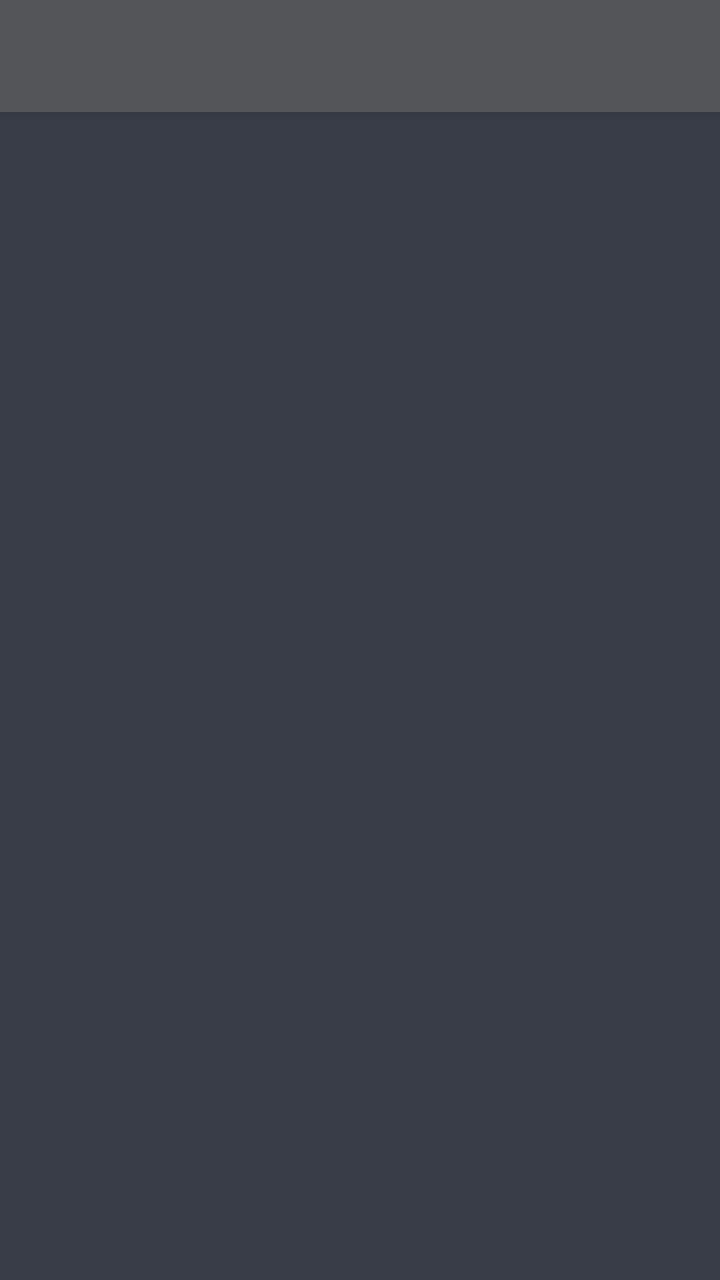
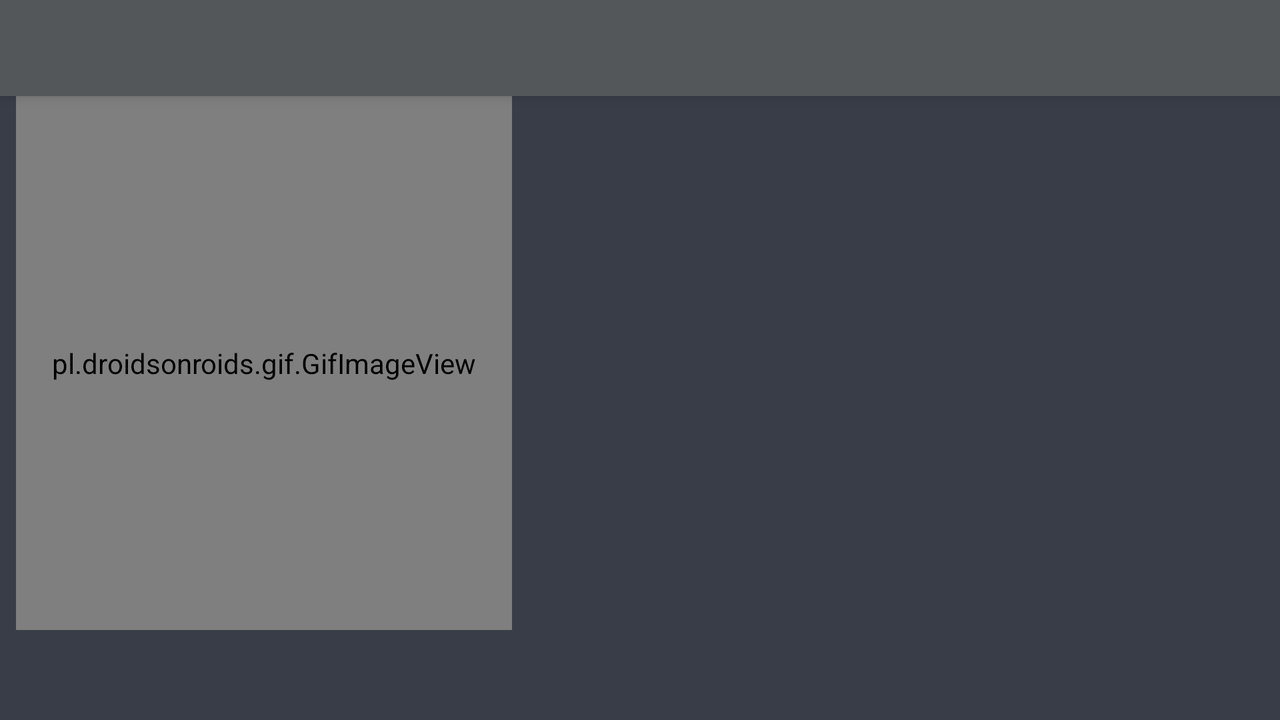

An Android layout and its configuration variant, each rendered on a device that would load it. The default file and the variant file are quoted in full after the pictures.
<!-- AndroidManifest.xml: application theme AppTheme -->
<!-- res/layout/activity_result.xml -->
<?xml version="1.0" encoding="utf-8"?>
<FrameLayout xmlns:android="http://schemas.android.com/apk/res/android"
    android:layout_height="match_parent"
    android:layout_width="match_parent"
    android:background="#393D48"
    android:id="@+id/resultActivityContainer">
    <include
        android:id="@+id/include"
        layout="@layout/toolbar_main"
        />

</FrameLayout>
<!-- res/layout/toolbar_main.xml (included above) -->
<?xml version="1.0" encoding="utf-8"?>
<android.support.v7.widget.Toolbar
    xmlns:android="http://schemas.android.com/apk/res/android"
    android:id="@+id/toolbar"
    android:layout_width="match_parent"
    android:layout_height="wrap_content"
    style="@style/HeaderBar"
    android:minHeight="?attr/actionBarSize"
    android:theme="@style/ThemeOverlay.AppCompat.Dark.ActionBar"
    android:elevation="4dp"
    android:label="Crypto-Value" />
<!-- resources referenced by this layout -->
<resources>
  <style name="HeaderBar">
          <item name="android:background">#54575A</item>
      </style>
  <style name="AppTheme" parent="Theme.AppCompat.Light.NoActionBar">
  
          <item name="colorPrimary">@color/colorPrimary</item>
          <item name="colorPrimaryDark">@color/colorPrimaryDark</item>
          <item name="colorAccent">@color/colorAccent</item>
      </style>
  <color name="colorPrimary">#393D48</color>
  <color name="colorPrimaryDark">#242424</color>
  <color name="colorAccent">#E4E4E4</color>
</resources>
<!-- res/layout-land/activity_result.xml (the repository's variant of the layout above) -->
<!-- drawn on the phone turned sideways -->
<?xml version="1.0" encoding="utf-8"?>
<android.support.constraint.ConstraintLayout xmlns:android="http://schemas.android.com/apk/res/android"
    xmlns:app="http://schemas.android.com/apk/res-auto"
    xmlns:tools="http://schemas.android.com/tools"
    android:id="@+id/result_layout"
    android:layout_width="match_parent"
    android:layout_height="match_parent"
    tools:context=".ResultActivity"
    android:background="#393D48">

    <include
        android:id="@+id/include"
        layout="@layout/toolbar_main" />

    <TextView
        android:id="@+id/resultDisplay"
        android:layout_width="wrap_content"
        android:layout_height="wrap_content"
        android:layout_marginStart="8dp"
        android:layout_marginTop="8dp"
        android:layout_marginEnd="8dp"
        android:layout_marginBottom="8dp"
        android:textColor="#E4E4E4"
        android:textSize="16sp"
        app:layout_constraintBottom_toBottomOf="parent"
        app:layout_constraintEnd_toEndOf="parent"
        app:layout_constraintHorizontal_bias="0.85"
        app:layout_constraintStart_toStartOf="parent"
        app:layout_constraintTop_toTopOf="parent"
        app:layout_constraintVertical_bias="0.542" />


    <pl.droidsonroids.gif.GifImageView
        android:id="@+id/imageView3"
        android:layout_width="248dp"
        android:layout_height="267dp"
        android:layout_marginStart="8dp"
        android:layout_marginEnd="8dp"
        android:src="@drawable/coinflip"
        app:layout_constraintEnd_toEndOf="parent"
        app:layout_constraintHorizontal_bias="0.0"
        app:layout_constraintStart_toStartOf="parent"
        app:layout_constraintTop_toBottomOf="@+id/include" />
</android.support.constraint.ConstraintLayout>
